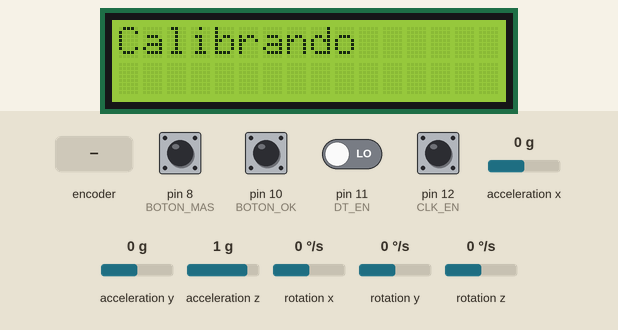
Simulated run of this sketch. Board: Arduino Uno, built with avr-gcc and run on an emulated ATmega328P. Parts: 16×2 character LCD. The test bench sets the inputs (shaded band); at power-on: pin 8 (BOTON_MAS), pin 10 (BOTON_OK), pin 12 (CLK_EN) HIGH, pin 11 (DT_EN) LOW, acceleration x 0 g, acceleration y 0 g, acceleration z 1 g, rotation x 0 °/s, rotation y 0 °/s, rotation z 0 °/s. What the sketch prints to the serial monitor is not drawn.

Above: at 0.8 s.
0.9 s: pin 10 (BOTON_OK) pulled LOW for 3.2 s
At 5.3 s:
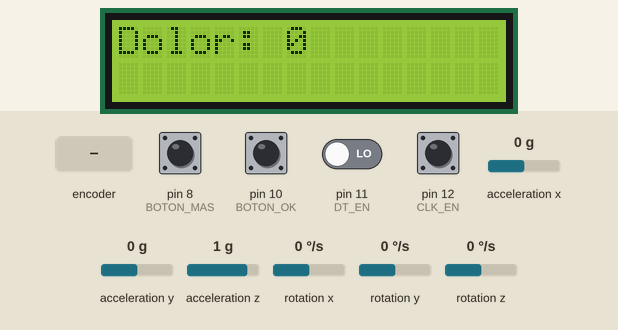
5.6 s: rotary encoder on pin 12 (CLK_EN) / pin 11 (DT_EN) turned 3 steps (first pin leading)
At 6.5 s:
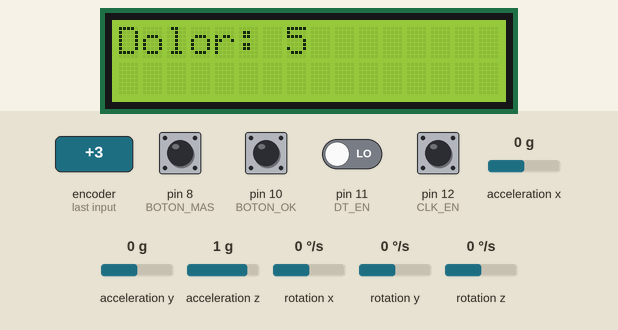
10.7 s: rotary encoder on pin 12 (CLK_EN) / pin 11 (DT_EN) turned 1 step (first pin leading)
At 11.7 s:
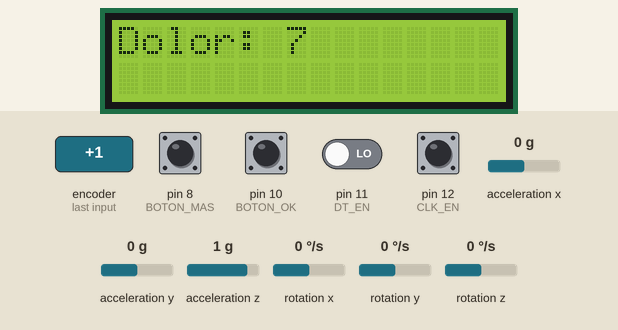
12.4 s: pin 10 (BOTON_OK) pulled LOW for 0.15 s
At 13.9 s:
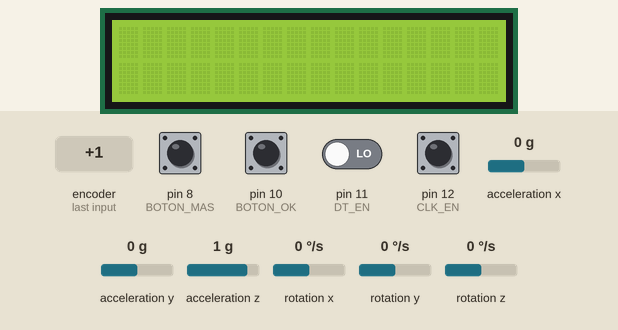
Timing chart, 0 to 15.4 s (numbered marks = the images above; inputs shaded):
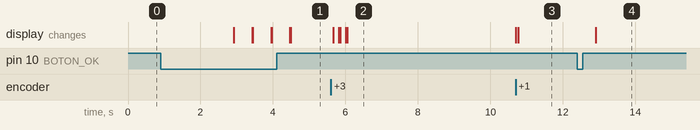

Measured:
- after the input at 0.9 s, the display: first changes after 2.0 s (image 1 shows a later state)
- after the input at 5.6 s, the display: first changes after 0.07 s (image 2 shows a later state)
- after the input at 10.7 s, the display: first changes at once (image 3 shows a later state)
- after the input at 12.4 s, the display: changes after 0.52 s (image 4)

The sketch:

test_final_day3.ino
```cpp
#include <MPU6050.h>
#include <LiquidCrystal.h>
#include <Wire.h>
#include <I2Cdev.h>
LiquidCrystal lcd(6, 7, 5, 4, 3, 2);
MPU6050 MPU1(0x68);
MPU6050 MPU2(0x69);
//------------------------------------------------
const int BOTON_MAS = 8;
const int BOTON_MENOS = 9;
const int BOTON_OK = 10;
const int CLK_EN= 12;
const int DT_EN = 11;
//-------------------------------------------------------
int16_t ax1,ay1,az1,Tmp1,gx1,gy1,gz1;
int16_t ax2,ay2,az2,Tmp2,gx2,gy2,gz2;
int i=0;

//Variables usadas por el filtro pasa bajos
long f_ax1,f_ay1, f_az1, f_ax2,f_ay2, f_az2;
int p_ax1, p_ay1, p_az1, p_ax2, p_ay2, p_az2;
int contador=0;

//Valor de los offsets
int ax1_o,ay1_o,az1_o,ax2_o,ay2_o,az2_o;

//Valores de filtro kallman
long tiempo_prev;
float dt;
float ang_x1, ang_y1, ang_x2, ang_y2;
float ang_x1_prev, ang_y1_prev, ang_x2_prev, ang_y2_prev;

int16_t ang_ref1;
int16_t ang_flex1;
int16_t ang_flex2;
int16_t ang_ref2;
int16_t dif;

//----------------------------------------------------------
int cycle_screen=1;
float st1, st3;
int sv4, sv2, value, valueminus;
int test1, value2, test3, value4;
int test=0;

//-----------------------------------------------------------
int counter = 0;
int currentCLK;
int previousCLK;
int prevValue=0;
unsigned long lastTime, sampleTime;

void setup() {
  Serial.begin(57600);
  lcd.begin (16,2);
  declare_input_1 ();
  declare_input_2 ();
  declare_wire_function ();
  read_offset();
  initial_writing();
}

void loop() {
      // Realizar lecturas
      // Realizar lecturas
      MPU1.getAcceleration(&ax1, &ay1, &az1);
      MPU2.getAcceleration(&ax2, &ay2, &az2);

      //Es necesario obtener la rotación para aplicar filtro de Kallman
      MPU2.getRotation(&gx1, &gy1, &gz1);
      MPU2.getRotation(&gx2, &gy2, &gz2);

      //Definicion parametros de filtro
      dt = (millis()-tiempo_prev)/1000.0;
      tiempo_prev=millis();

      // Filtrar las lecturas
      f_ax1 = f_ax1-(f_ax1>>5)+ax1;
      p_ax1 = f_ax1>>5;
      f_ay1 = f_ay1-(f_ay1>>5)+ay1;
      p_ay1 = f_ay1>>5;
      f_az1 = f_az1-(f_az1>>5)+az1;
      p_az1 = f_az1>>5;

      f_ax2 = f_ax2-(f_ax2>>5)+ax2;
      p_ax2 = f_ax2>>5;
      f_ay2 = f_ay2-(f_ay2>>5)+ay2;
      p_ay2 = f_ay2>>5;
      f_az2 = f_az2-(f_az2>>5)+az2;
      p_az2 = f_az2>>5;

      //Cada 100 lecturas corregir el offset
      if (contador==100){
        //Calibrar acelerometros a 1g en el eje z (ajustar el offset)
        if (p_ax1>0) ax1_o--;
        else {ax1_o++;}
        if (p_ay1>0) ay1_o--;
        else {ay1_o++;}
        if (p_az1-16384>0) az1_o--;
        else {az1_o++;}
        if (p_ax2>0) ax2_o--;
        else {ax2_o++;}
        if (p_ay2>0) ay2_o--;
        else {ay2_o++;}
        if (p_az2-16384>0) az2_o--;
        else {az2_o++;}

        //Se asignan los nuevos offsets a sus respectivas variables
        MPU1.setXAccelOffset(ax1_o);
        MPU1.setYAccelOffset(ay1_o);
        MPU1.setZAccelOffset(az1_o);

        MPU2.setXAccelOffset(ax2_o);
        MPU2.setYAccelOffset(ay2_o);
        MPU2.setZAccelOffset(az2_o);

        //contador que permite corregir el offset cada 100 lecturas
        contador=0;
      }
      contador++;

      // Escalar las aceleraciones a m/s2
      float ax1_m_s2 = ax1 * (9.81/16384.0);
      float ay1_m_s2 = ay1 * (9.81/16384.0);
      float az1_m_s2 = az1 * (9.81/16384.0);
      float ax2_m_s2 = ax2 * (9.81/16384.0);
      float ay2_m_s2 = ay2 * (9.81/16384.0);
      float az2_m_s2 = az2 * (9.81/16384.0);

      //Calcular los angulos de inclinacion:
      float accel_ang_x1=atan(ax1/sqrt(pow(ay1,2) + pow(az1,2)))*(180.0/3.14);
      float accel_ang_y1=atan(ay1/sqrt(pow(ax1,2) + pow(az1,2)))*(180.0/3.14);
      float accel_ang_x2=atan(ax2/sqrt(pow(ay2,2) + pow(az2,2)))*(180.0/3.14);
      float accel_ang_y2=atan(ay2/sqrt(pow(ax2,2) + pow(az2,2)))*(180.0/3.14);


      if(i==0){
        ang_ref1 = accel_ang_x1;
        ang_ref2 = accel_ang_x2;
      }
      i++;

      ang_flex1 = accel_ang_x1 - ang_ref1;
      ang_flex2 = accel_ang_x2 - ang_ref2;

      //Obtener angulo final con filtro complementario
      ang_x1 = 0.98*(ang_x1_prev+(gx1/131)*dt) + 0.02*ang_flex1;
      ang_y1 = 0.98*(ang_y1_prev+(gy1/131)*dt) + 0.02*accel_ang_y1;
      ang_x2 = 0.98*(ang_x2_prev+(gx2/131)*dt) + 0.02*ang_flex2;
      ang_y2 = 0.98*(ang_y2_prev+(gy2/131)*dt) + 0.02*accel_ang_y2;

      ang_x1_prev=ang_x1;
      ang_y1_prev=ang_y1;
      ang_x2_prev=ang_x2;
      ang_y2_prev=ang_y2;
      dif = ang_y1 - ang_y2;

      delay(10);
      state_machine();
}

void state_machine(){
  switch (cycle_screen) {
    case 1:
    lcd.clear();
    value= abs(dif);
    test1 = test_value(value);
    display_values_flex(value);
      if (digitalRead(10)==LOW){
        st1=test1;
        test=0;
        delay (500);
        lcd.clear();
        cycle_screen=2;
        }
      break;

    case 2:

    value2= get_pain();
    prevValue=value2;
    display_values_pain (value2);
      if (digitalRead(10)==LOW){
         sv2=value2;
         delay(500);
         cycle_screen=3;
         lcd.clear();
         }
       break;

    case 3:

      value= abs(dif);
      test3 = test_value(value);
      display_values_ext(test3);
      if (digitalRead(10)==LOW){
        st3=test3;
        test=0;
        delay(500);
        cycle_screen=4;
        lcd.clear();
        }
       break;

    case 4:

      value4= get_pain();
      prevValue=value4;
      display_values_pain (value4);
      if (digitalRead(10)==LOW){
         sv4=value4;
         delay(500);
         cycle_screen=5;
         lcd.clear();
         }
       break;

    case 5:

      /*lcd.print ("transmitiendo");*/
      release_data_python(st1, sv2, st3, sv4);
      if (digitalRead(8)==LOW){
        cycle_screen=6;
        delay(500);
        lcd.clear();
      }
      break;

    case 6:

      display_saved_data_flex (st1,sv2);
      if (digitalRead(8)==LOW){
        cycle_screen++;
        delay (500);
        lcd.clear();
      }
      break;

    case 7:

      display_saved_data_ext (st3,sv4);
      if (digitalRead(9)==LOW){
      if (valueminus==LOW){
        cycle_screen--;
        delay (500);
        lcd.clear();
      }
      break;
  }
}
}


void declare_input_1 (){
  pinMode (BOTON_MAS, INPUT_PULLUP);
  pinMode (BOTON_MENOS, INPUT_PULLUP);
}

void declare_input_2 (){
  pinMode (BOTON_OK, INPUT_PULLUP);
  pinMode (CLK_EN, INPUT);
  pinMode (DT_EN, INPUT);
  previousCLK = digitalRead(CLK_EN);
}

void declare_wire_function (){
  Wire.begin();
  MPU1.initialize();
  MPU2.initialize();
  /*if (MPU1.testConnection()){
    //Serial.println("Sensor 1 iniciado correctamente");
    lcd.setCursor(0,0);
    lcd.print ("Sensor 1 OK");
    delay (1000);
  }
  else{
    //Serial.println("Error al iniciar el sensor");
    lcd.setCursor(0,0);
    lcd.print ("Sensor 1 Error");
    delay (1000);
  }
  if (MPU2.testConnection()){
   //Serial.println("Sensor 2 iniciado correctamente");
    lcd.setCursor(0,1);
    lcd.print ("Sensor 2 OK");
    delay (1000);
  }
  else{
    //Serial.println("Error al iniciar el sensor");
    lcd.setCursor(0,1);
    lcd.print ("Sensor 2 Error");
    delay (1000);
  }*/
}
void read_offset(){
      ax1_o=MPU1.getXAccelOffset();
      ay1_o=MPU1.getYAccelOffset();
      az1_o=MPU1.getZAccelOffset();
      ax2_o=MPU2.getXAccelOffset();
      ay2_o=MPU2.getYAccelOffset();
      az2_o=MPU2.getZAccelOffset();
}

void initial_writing(){
      /*Serial.println("Offsets:");
      Serial.print(ax1_o); Serial.print("\t");
      Serial.print(ay1_o); Serial.print("\t");
      Serial.print(az1_o); Serial.print("\t");
      Serial.print(ax2_o); Serial.print("\t");
      Serial.print(ay2_o); Serial.print("\t");
      Serial.print(az2_o); Serial.print("\t");*/
      lcd.clear();
      //Serial.println("Envie cualquier caracter para empezar la calibracion");
      lcd.setCursor (0,0);
      /*lcd.print("presione OK");
      lcd.setCursor(0,1);*/
      lcd.print("Calibrando");

      // Espera un caracter para empezar a calibrar
      while (true){
          if(digitalRead(10)==LOW){
          break;
          }
        }
      /*lcd.clear();
      lcd.setCursor(0,0);
      lcd.print("Calibrando");
      lcd.setCursor(0,1);
      lcd.print("no mover");*/
     //Serial.println("Calibrando, no mover IMU");
     delay (2000);
}

int test_value(int value){
  if(test<value){
  test=value;
  return test;
  }
}

int get_pain (){
  currentCLK = digitalRead(CLK_EN);
  if(currentCLK != previousCLK)
  {
    if(digitalRead(DT_EN) != currentCLK)
    {
      counter++;
    }
    else
    {
      counter--;
    }
    if (counter<0){
      counter=0;
    }
    else if (counter>10){
      counter=10;
    }
  }
  previousCLK = currentCLK;
  return counter;
}


void display_values_flex(int test){
    Serial.print ("fld");
    Serial.print (" ");
    Serial.println (test);
    lcd.setCursor (0,0);
    lcd.print("FL. Der:");
    lcd.print(test);
}

void display_values_ext(int test){
    Serial.print ("fli");
    Serial.print (" ");
    Serial.println (test);
    lcd.setCursor (0,0);
    lcd.print("FL. Izq:");
    lcd.print(test);
}

void display_values_pain (int value){
    Serial.print ("Dolor: ");
    Serial.println (value);
    lcd.setCursor (0,0);
    lcd.print("Dolor: ");
    lcd.print(value);
}


void release_data_python(int st1, int sv2, int st3, int sv4 ){
    if (millis()-lastTime >= sampleTime){
        lastTime=millis();
        Serial.println (st1);
        Serial.println (sv2);
        Serial.println (st3);
        Serial.println (sv4);
        }
    }

void display_saved_data_flex (int st1,int sv2){
    /*Serial.print ("datos flexion");
    Serial.print (" || ");
    Serial.print (st1);
    Serial.print (" ");
    Serial.println (sv2);*/
    lcd.print("FL. Der: ");
    lcd.print(st1);
    lcd.setCursor (0,1);
    lcd.print("Dolor: ");
    lcd.print(sv2);
    lcd.print("/10");
    lcd.setCursor(0,0);
}

void display_saved_data_ext (int st3,int sv4){
    /*Serial.print ("datos extension");
    Serial.print (" || ");
    Serial.print (st3);
    Serial.print (" ");
    Serial.println (sv4);*/
    lcd.print("FL. Izq: ");
    lcd.print(st3);
    lcd.setCursor (0,1);
    lcd.print("Dolor: ");
    lcd.print(sv4);
    lcd.print("/10");
    lcd.setCursor(0,0);
}
```
